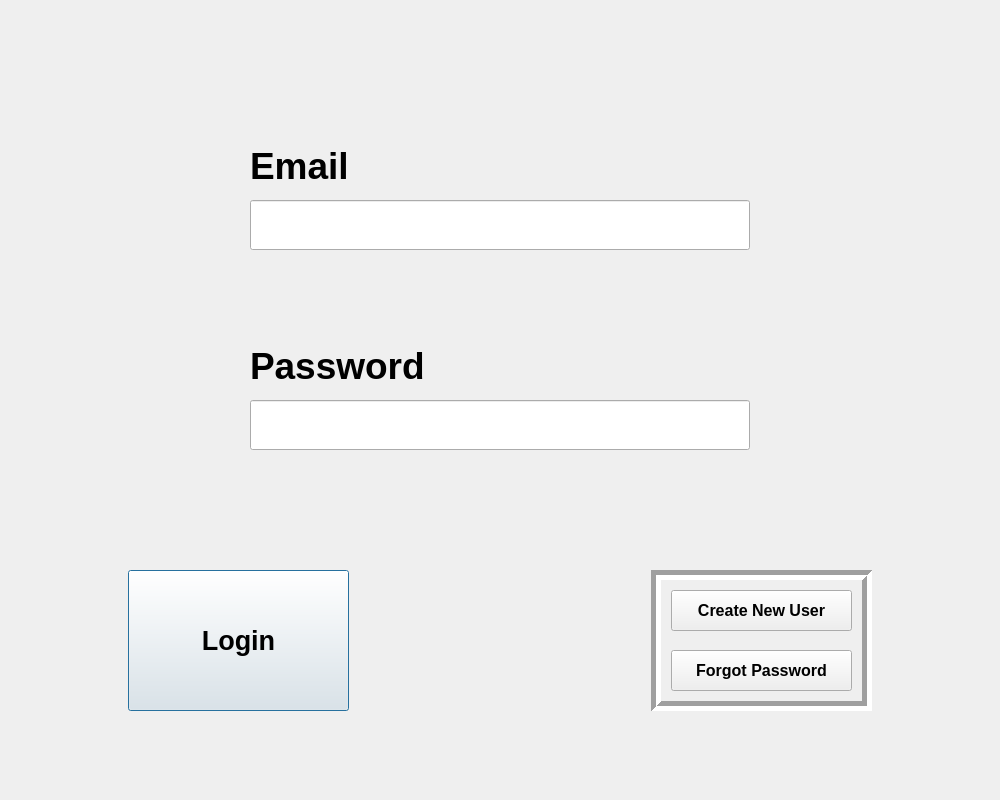
<?xml version="1.0" encoding="UTF-8"?>
<ui version="4.0">
 <class>login_widget</class>
 <widget class="QWidget" name="login_widget">
  <property name="enabled">
   <bool>true</bool>
  </property>
  <property name="geometry">
   <rect>
    <x>0</x>
    <y>0</y>
    <width>1000</width>
    <height>800</height>
   </rect>
  </property>
  <property name="sizePolicy">
   <sizepolicy hsizetype="Fixed" vsizetype="Fixed">
    <horstretch>0</horstretch>
    <verstretch>0</verstretch>
   </sizepolicy>
  </property>
  <property name="minimumSize">
   <size>
    <width>1000</width>
    <height>800</height>
   </size>
  </property>
  <property name="maximumSize">
   <size>
    <width>1000</width>
    <height>800</height>
   </size>
  </property>
  <property name="windowTitle">
   <string>Login</string>
  </property>
  <widget class="QLineEdit" name="email_input">
   <property name="enabled">
    <bool>true</bool>
   </property>
   <property name="geometry">
    <rect>
     <x>250</x>
     <y>200</y>
     <width>500</width>
     <height>50</height>
    </rect>
   </property>
   <property name="maxLength">
    <number>100</number>
   </property>
   <property name="frame">
    <bool>true</bool>
   </property>
  </widget>
  <widget class="QLabel" name="email_label">
   <property name="geometry">
    <rect>
     <x>250</x>
     <y>140</y>
     <width>111</width>
     <height>51</height>
    </rect>
   </property>
   <property name="font">
    <font>
     <pointsize>28</pointsize>
     <bold>true</bold>
    </font>
   </property>
   <property name="text">
    <string>Email</string>
   </property>
   <property name="margin">
    <number>0</number>
   </property>
  </widget>
  <widget class="QLabel" name="pass_label">
   <property name="geometry">
    <rect>
     <x>250</x>
     <y>340</y>
     <width>201</width>
     <height>51</height>
    </rect>
   </property>
   <property name="font">
    <font>
     <pointsize>28</pointsize>
     <bold>true</bold>
    </font>
   </property>
   <property name="text">
    <string>Password</string>
   </property>
   <property name="margin">
    <number>0</number>
   </property>
  </widget>
  <widget class="QLineEdit" name="pass_input">
   <property name="enabled">
    <bool>true</bool>
   </property>
   <property name="geometry">
    <rect>
     <x>250</x>
     <y>400</y>
     <width>500</width>
     <height>50</height>
    </rect>
   </property>
   <property name="maxLength">
    <number>100</number>
   </property>
   <property name="frame">
    <bool>true</bool>
   </property>
  </widget>
  <widget class="QPushButton" name="log_button">
   <property name="geometry">
    <rect>
     <x>128</x>
     <y>570</y>
     <width>221</width>
     <height>141</height>
    </rect>
   </property>
   <property name="font">
    <font>
     <pointsize>20</pointsize>
     <bold>true</bold>
    </font>
   </property>
   <property name="text">
    <string>Login</string>
   </property>
   <property name="default">
    <bool>true</bool>
   </property>
  </widget>
  <widget class="QFrame" name="tools_frame">
   <property name="geometry">
    <rect>
     <x>651</x>
     <y>570</y>
     <width>221</width>
     <height>141</height>
    </rect>
   </property>
   <property name="frameShape">
    <enum>QFrame::Box</enum>
   </property>
   <property name="frameShadow">
    <enum>QFrame::Sunken</enum>
   </property>
   <property name="lineWidth">
    <number>5</number>
   </property>
   <widget class="QPushButton" name="create_button">
    <property name="geometry">
     <rect>
      <x>20</x>
      <y>20</y>
      <width>181</width>
      <height>41</height>
     </rect>
    </property>
    <property name="font">
     <font>
      <pointsize>12</pointsize>
      <bold>true</bold>
     </font>
    </property>
    <property name="text">
     <string>Create New User</string>
    </property>
   </widget>
   <widget class="QPushButton" name="forgot_button">
    <property name="geometry">
     <rect>
      <x>20</x>
      <y>80</y>
      <width>181</width>
      <height>41</height>
     </rect>
    </property>
    <property name="font">
     <font>
      <pointsize>12</pointsize>
      <bold>true</bold>
     </font>
    </property>
    <property name="text">
     <string>Forgot Password</string>
    </property>
   </widget>
  </widget>
 </widget>
 <resources/>
 <connections/>
</ui>
